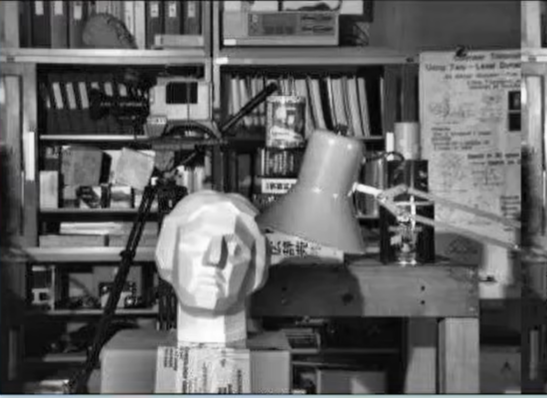
#> input picture img/junheng.png, 547 x 398 px
$ python junhenghua_test.py
#> lines starting #> are read from the running program, lines starting #| are printed output that depends on the picture
### main/utils/common.py
import cv2 as cv
import numpy as np


# 边缘提取
def cv_show(name, image):
    cv.imshow(name, image)
    cv.waitKey(0)
    cv.destroyAllWindows()


# 排序轮廓
# [65 lines left out: functions sort_contours, resize, order_points, four_point_transform, not called in this run]

### main/junhenghua_test.py
import cv2 as cv
import matplotlib.pyplot as plt
import numpy as np

from main.utils.common import cv_show

# 读取图像
img = cv.imread("../img/junheng.png", 0)
#> img: shape (398, 547); min 1, max 254, mean 98.8
plt.hist(img.ravel(), 256)
plt.show()
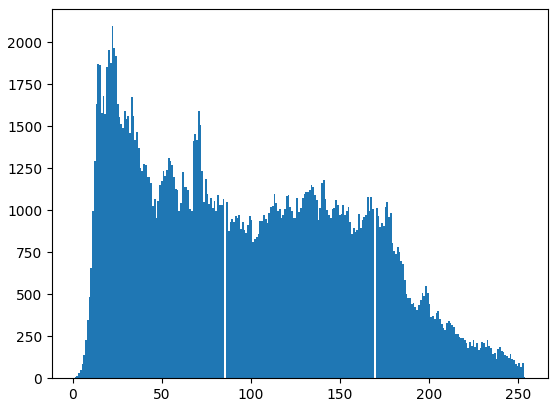
#> figure drawn by matplotlib, 1 panel; tallest bar 2097 high, from x = 21.75 to 22.74

equ = cv.equalizeHist(img)
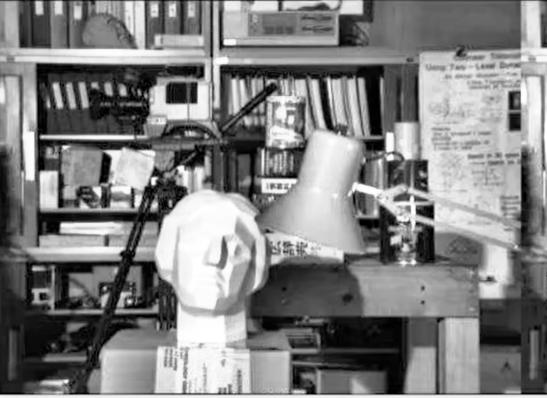
#> equ: shape (398, 547); min 0, max 255, mean 128.1
plt.hist(equ.ravel(), 256)
plt.show()
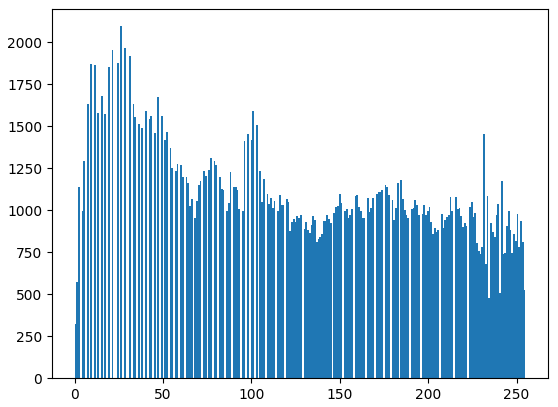
#> figure drawn by matplotlib, 1 panel; tallest bar 2097 high, from x = 25.9 to 26.89

res = np.hstack((img, equ))
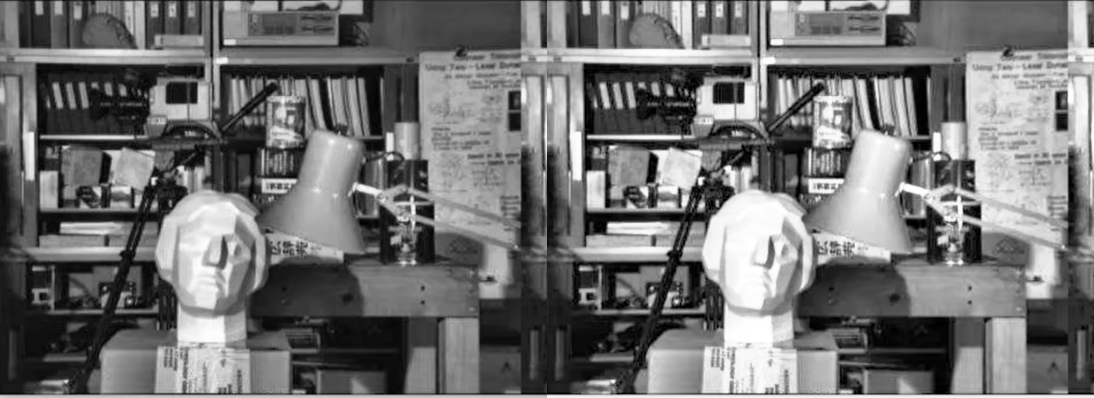
#> res: shape (398, 1094); min 0, max 255, mean 113.5
cv_show('res', res)

clahe = cv.createCLAHE(clipLimit=2.0, tileGridSize=(8,8))
res_clahe = clahe.apply(img)
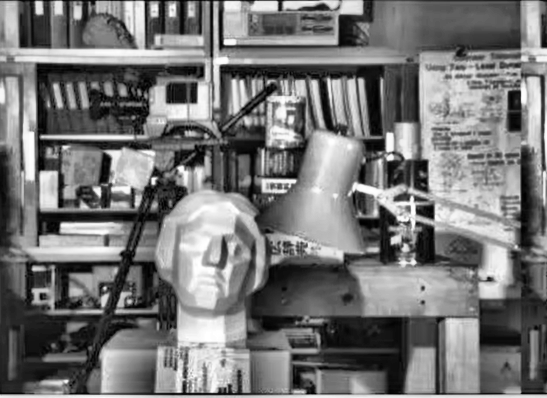
#> res_clahe: shape (398, 547); min 0, max 255, mean 117.4

res = np.hstack((img, equ, res_clahe))
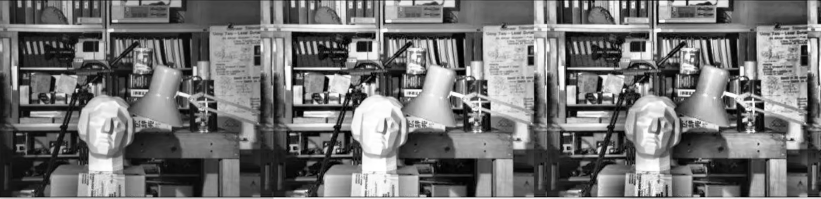
#> res: shape (398, 1641) (shown at 1/2 size); min 0, max 255, mean 114.8
cv_show("res", res)

$ run again, with img/fanzhendong.png copied over img/junheng.png
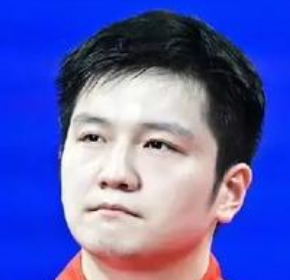
#> input picture img/fanzhendong.png, 290 x 280 px
#> `res_clahe = clahe.apply(img)`:
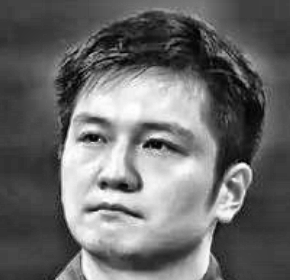
#> res_clahe: shape (280, 290); min 1, max 255, mean 106.8
#> `res = np.hstack((img, equ, res_clahe))`:
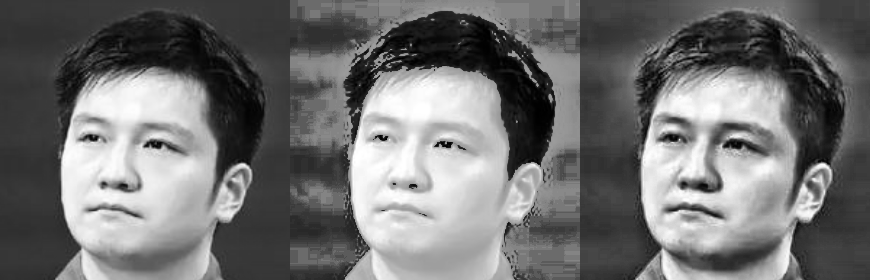
#> res: shape (280, 870); min 0, max 255, mean 113.2

$ run again, with img/image_left.png copied over img/junheng.png
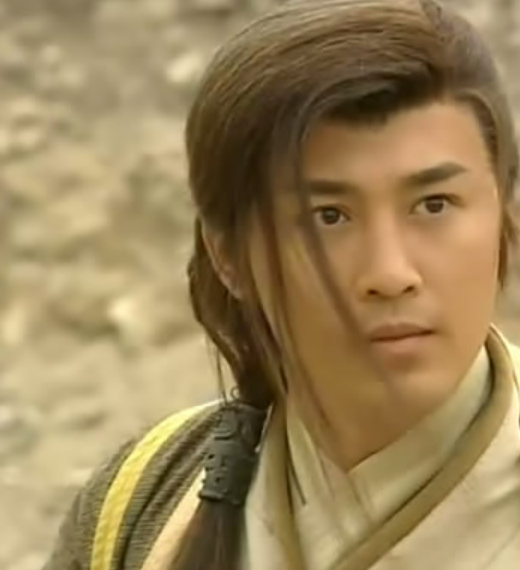
#> input picture img/image_left.png, 520 x 570 px
#> `res_clahe = clahe.apply(img)`:
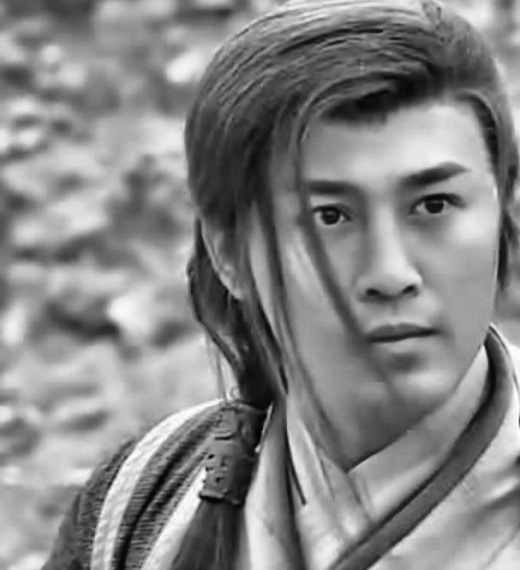
#> res_clahe: shape (570, 520); min 3, max 255, mean 133.8
#> `res = np.hstack((img, equ, res_clahe))`:
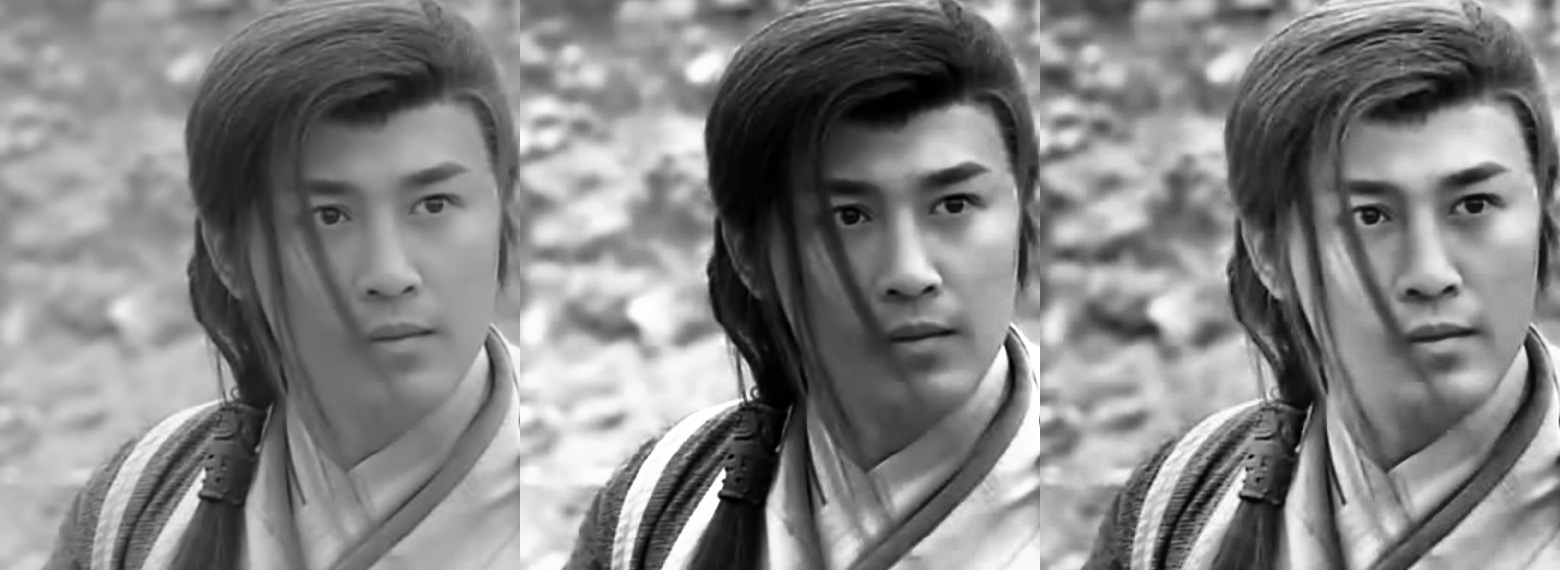
#> res: shape (570, 1560); min 0, max 255, mean 131.8
